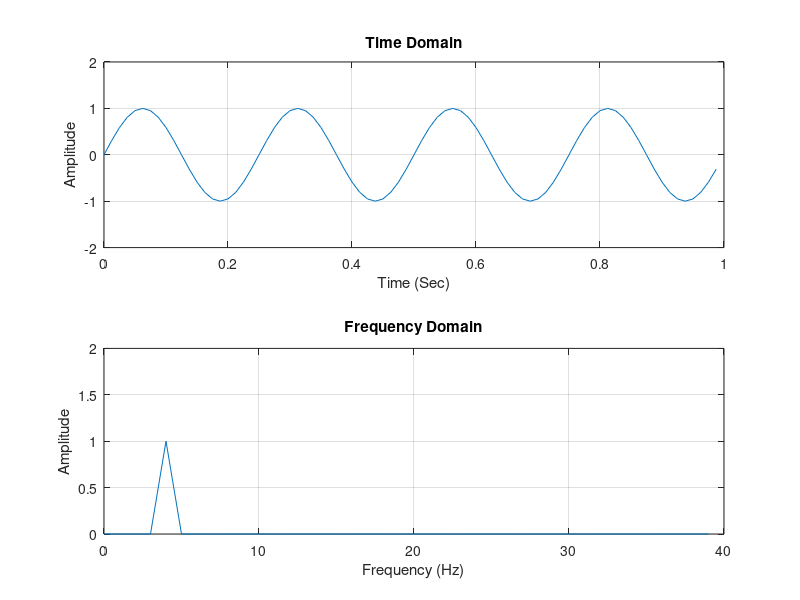

The MATLAB source for this figure:
sampling_frequency = 80; % unit: Hz
sampling_period = 1 / sampling_frequency; % unit: s
duration = 1;
%t = [0: sampling_period : duration - sampling_period];
t = [0: sampling_period : duration - sampling_period];

f = 4;
s = sin(2*pi*f .* t);

fft_pts = length(s);
half_pts = fft_pts / 2; % half of the number points in FFT

s_fft = fft(s); % Calculate Fast Fourier Transform
s_fft_mag = abs(s_fft); % Take abs to return the magnitude of the frequency components
s_fft_mag_scaled = s_fft_mag / half_pts; % scale FFT result by half of the number of points used in the FFT

% Note the difference of index with frequecy: |frequecy = index - 1|
% as the indice start from 1 
[max_magnitude, index] = max(s_fft_mag_scaled(1:half_pts)); 

bin_width = sampling_frequency / fft_pts; % frequency resolution: 80 Hz sampling frequency / 80 points in FFT
f = [0:bin_width:sampling_frequency - bin_width];

subplot(2, 1, 1);
plot(t, s);
ylim([-2, 2]);
xlabel('Time (Sec)');
ylabel('Amplitude');
title('Time Domain');
grid on

subplot(2, 1, 2);
plot(f(1:half_pts), s_fft_mag_scaled(1:half_pts));
ylim([0, 2]);
xlabel('Frequency (Hz)');
ylabel('Amplitude');
title('Frequency Domain');
grid on
